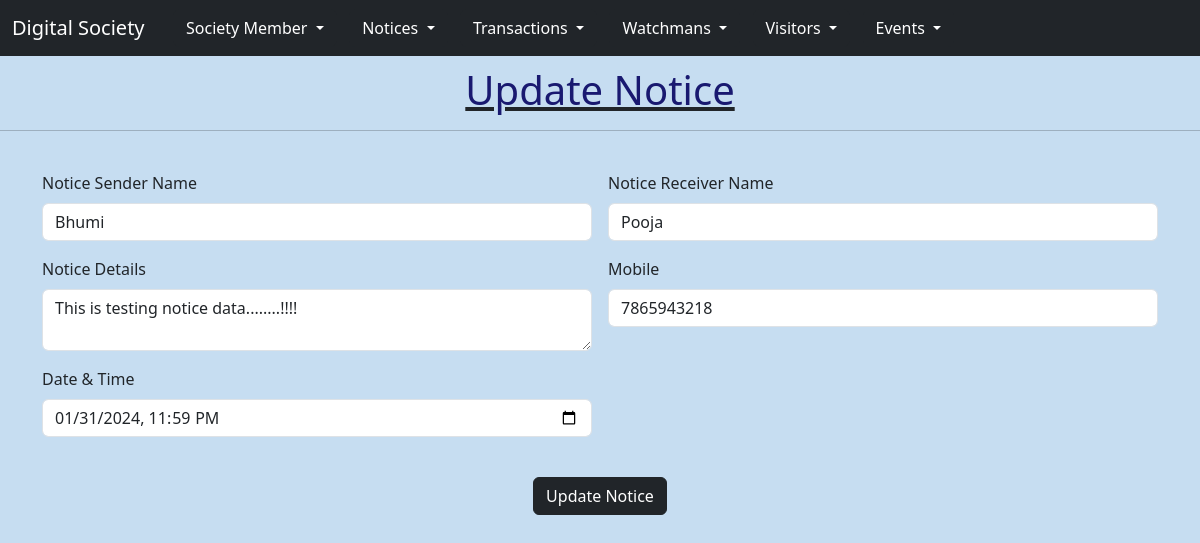
The app's page /updatenotices/3 with its own data.
### myapp/models.py (models this page shows)
class Notices(models.Model):
    sendername=models.CharField(max_length=20)
    receivername=models.CharField(max_length=20)
    details=models.TextField()
    mobile=models.BigIntegerField()
    datetime=models.DateTimeField()

### myapp/views.py (the view, shortened to what this page needs)
# urls.py: path('updatenotices/<int:id>',views.updatenotices),
def updatenotices(request, id):
    nid = Notices.objects.get(id=id)
    return render(request,'updatenotices.html',{'nid':nid})

### myapp/templates/updatenotices.html (shortened to what this page needs)
<!DOCTYPE html>
<html lang="en">
    <head>
        <link
            href="https://cdn.jsdelivr.net/npm/bootstrap@5.3.3/dist/css/bootstrap.min.css"
            rel="stylesheet"
>
    </head>
    <body>
        <nav class="navbar navbar-expand-lg navbar-dark bg-dark">
            <div class="container-fluid">
                <a class="navbar-brand" href="#">Digital Society</a>
                <div class="collapse navbar-collapse"
                    id="navbarNavDarkDropdown">
                    <ul class="navbar-nav">
                        <li class="nav-item dropdown">
                            <button class="btn btn-dark dropdown-toggle"
                                data-bs-toggle="dropdown"
                                aria-expanded="false">Society Member
                            </button>
                        </li>
                    </ul>
                    <ul class="navbar-nav">
                        <li class="nav-item dropdown">
                            <button class="btn btn-dark dropdown-toggle"
                                data-bs-toggle="dropdown"
                                aria-expanded="false">Notices
                            </button>
                        </li>
                    </ul>
                    <ul class="navbar-nav">
                        <li class="nav-item dropdown">
                            <button class="btn btn-dark dropdown-toggle"
                                data-bs-toggle="dropdown"
                                aria-expanded="false">Transactions
                            </button>
                        </li>
                    </ul>
                    <ul class="navbar-nav">
                        <li class="nav-item dropdown">
                            <button class="btn btn-dark dropdown-toggle"
                                data-bs-toggle="dropdown"
                                aria-expanded="false">Watchmans
                            </button>
                        </li>
                    </ul>
                    <ul class="navbar-nav">
                        <li class="nav-item dropdown">
                            <button class="btn btn-dark dropdown-toggle"
                                data-bs-toggle="dropdown"
                                aria-expanded="false">Visitors
                            </button>
                        </li>
                    </ul>
                    <ul class="navbar-nav">
                        <li class="nav-item dropdown">
                            <button class="btn btn-dark dropdown-toggle"
                                data-bs-toggle="dropdown"
                                aria-expanded="false">Events
                            </button>
                        </li>
                    </ul>
                </div>
            </div>
        </nav>
        <center>
            <u><h1>Update Notice</h1></u>
        </center>
        <hr><br>
        <div class="container">
            <form class="row g-3 needs-validation" method="post" novalidate>
                <div class="col-md-6 position-relative">
                    <label for="validationTooltip01" class="form-label">Notice
                        Sender Name</label>
                    <input type="text" class="form-control"
                        id="validationTooltip01" name="sendername"
                        value="{{nid.sendername}}" required>
                </div>
                <div class="col-md-6 position-relative">
                    <label for="validationTooltip01" class="form-label">Notice
                        Receiver Name</label>
                    <input type="text" class="form-control"
                        id="validationTooltip01" name="receivername"
                        value="{{nid.receivername}}" required>
                </div>
                <div class="col-md-6 position-relative">
                    <label for="validationTooltip01" class="form-label">Notice
                        Details</label>
                    <textarea class="form-control" id="validationTooltip01"
                        name="details" required>{{nid.details}}</textarea>
                </div>
                <div class="col-md-6 position-relative">
                    <label for="validationTooltip01"
                        class="form-label">Mobile</label>
                    <input type="text" class="form-control"
                        id="validationTooltip01" name="mobile"
                        value="{{nid.mobile}}" required>
                </div>
                <div class="col-md-6 position-relative">
                    <label for="validationTooltip01"
                        class="form-label">Date & Time</label>
                    <input type="datetime-local" class="form-control"
                        value="{{ nid.datetime|date:'Y-m-d\TH:i' }}"
                        id="validationTooltip01" name="datetime"
                        required>
                </div>
                <div class="col-12">
                    <br>
                    <center><button class="btn btn-dark" type="submit">Update
                            Notice</button></center>
                </div>
            </form>
        </div>
    </body>
</html>

### myapp/templates/updatenotices.html (style rules this page uses)
body { background-color: rgb(198, 221, 241); }
h1 { color: midnightblue; margin-top: 10px; }

### records on screen
Notices: sendername "Bhumi", receivername "Pooja", details "This is testing notice data........!!!!", mobile "7865943218", datetime "01/31/2024 23:59"
